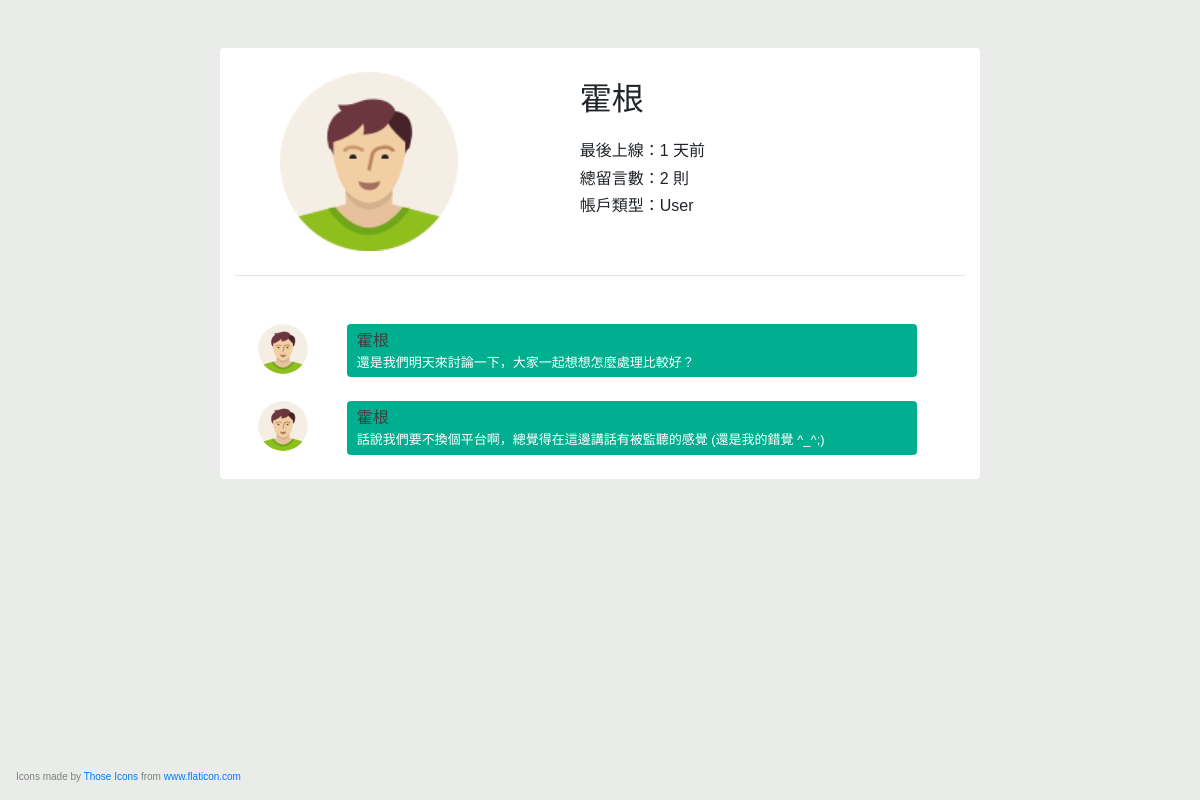
The app's page /profile.php?name=霍根 (signed in) with its own data.
### tables this page shows
CREATE TABLE users (username VARCHAR(50), password CHAR(15), icon CHAR(15),
                         account_type INT, last_active INT);

CREATE TABLE message (isMessage BOOL, deleted BOOL, name VARCHAR(50), time INT,
                           call_duration CHAR(11), msg TEXT);

### src/profile.php (the view, shortened to what this page needs)
<?php
require_once('config.php');
?>
<!doctype html>
<html lang="en">
  <head>
    <link rel="stylesheet" href="https://maxcdn.bootstrapcdn.com/bootstrap/4.0.0-beta.3/css/bootstrap.min.css">
    <link rel="stylesheet" href="https://maxcdn.bootstrapcdn.com/font-awesome/4.7.0/css/font-awesome.min.css">
    <link rel="stylesheet" href="style/chat.css">
  </head>
  <body>
  <div class="container">
    <div class="row mt-5">
      <div class="col-md-8 offset-md-2 col-sm-8 offset-sm-2 col-12 comments-main pt-4 rounded">
        <?php
          function show_meta_info($name, $info, $msg_num) {
            ?>
          <div class="row profile mb-4">
            <div class="col-md-4 col-sm-4 col-4 text-center">
              <img src="res/<?= $info['icon']?>" />
            </div>
            <div class="col-md-8 col-sm-8 col-8 rounded info-box mb-2">
              <h2><?= $name?></h2>
              <h6>最後上線：<?= $info['last_active']?> 天前</h6>
              <h6>總留言數：<?= $msg_num?> 則</h6>
              <h6>帳戶類型：<?= $GLOBALS['ac_type']?></h6>
            </div>
          </div>
          <hr>
            <?php
          }
          function show_message($row, $icon) {
            if ($row['deleted'] !== '1') {
              $message = $row['msg'];
            } else {
              $message = '[已刪除訊息] ';
              if ($_SESSION['username'] === $row['name']) {
                $message = $message . $row['msg'];
              }
              $message = '<span class="deleted">' . $message . '</span>';
            }
            ?>
        <ul class="p-0">
          <li>
            <div class="row comments mb-2">
              <div class="col-md-2 col-sm-2 col-3 text-center user-img">
                <img id="profile-photo" src="res/<?= $icon?>" class="rounded-circle" />
              </div>
              <div class="col-md-9 col-sm-9 col-9 comment rounded mb-2">
                <h4 class="m-0"><a href="profile.php?name=<?= $row['name']?>"><?= $row['name']?></a></h4>
                <p class="mb-0 text-white"><?= $message?></p>
              </div>
            </div>
          </li>
        </ul>
            <?php
          }
          if (isset($_GET['name'])) {
            $name = $_GET['name'];
            $sql = "SELECT icon, account_type, last_active FROM chat.users WHERE username = ?";
            $stmt = mysqli_prepare($conn, $sql);
            mysqli_stmt_bind_param($stmt, 's', $name);
            mysqli_stmt_execute($stmt);
            $result = mysqli_stmt_get_result($stmt);
            $info = mysqli_fetch_assoc($result);
            $result = mysqli_query($conn, "SELECT * FROM chat.message WHERE name = '$name'");
            show_meta_info($name, $info, mysqli_num_rows($result));
            while ($row = mysqli_fetch_assoc($result)) {
              show_message($row, $info['icon']);
            }
          }
        ?>
      </div>
    <?php if ($GLOBALS['ac_type'] == 'Admin'): ?>
      <p class="token">順便記好這個token:<?= gen_token()?> 😆</p>
      </div>
      <p class="mt-3" style="text-align: center;">進階挑戰：在這裡撈目標資料!</p>
    <?php else: ?>
      </div>
    <?php endif; ?>
  </div>
  <p class="ml-3 footer">Icons made by <a href="https://www.flaticon.com/authors/those-icons" title="Those Icons">Those Icons</a> from <a href="https://www.flaticon.com/" title="Flaticon"> www.flaticon.com</a></p>
  </body>
</html>

### src/style/chat.css (style rules this page uses)
body { font-family: 'Raleway', sans-serif; background: #E9ECE9; }
.comments-main { background: #FFF; }
.comments-main ul li { list-style: none; }
.comments .comment { padding: 5px 10px; background: #00AF90; }
.comments .user-img img { width: 50px; height: 50px; }
.comments .comment h4 { display: inline-block; font-size: 16px; }
.comments .comment h4 a { color: #404040; text-decoration: none; }
.comments .comment p { font-size: 13px; }
.profile img { padding-left: 20%; width: 100%; }
.info-box { padding-left: 14%; padding-top: 1%; }
.info-box h2 { padding-bottom: 4%; }
.footer { bottom: 0; position: fixed; font-size: 10px; color: gray; }

### records on screen
users: icon (picture), last_active "1"
message: users.icon (picture), name "霍根", msg "還是我們明天來討論一下，大家一起想想怎麼處理比較好？"
message: users.icon (picture), name "霍根", msg "話說我們要不換個平台啊，總覺得在這邊講話有被監聽的感覺 (還是我的錯覺 ^_^;)"

### other values on screen
$name "霍根"
$msg_num "2"
$GLOBALS['ac_type'] "User"
